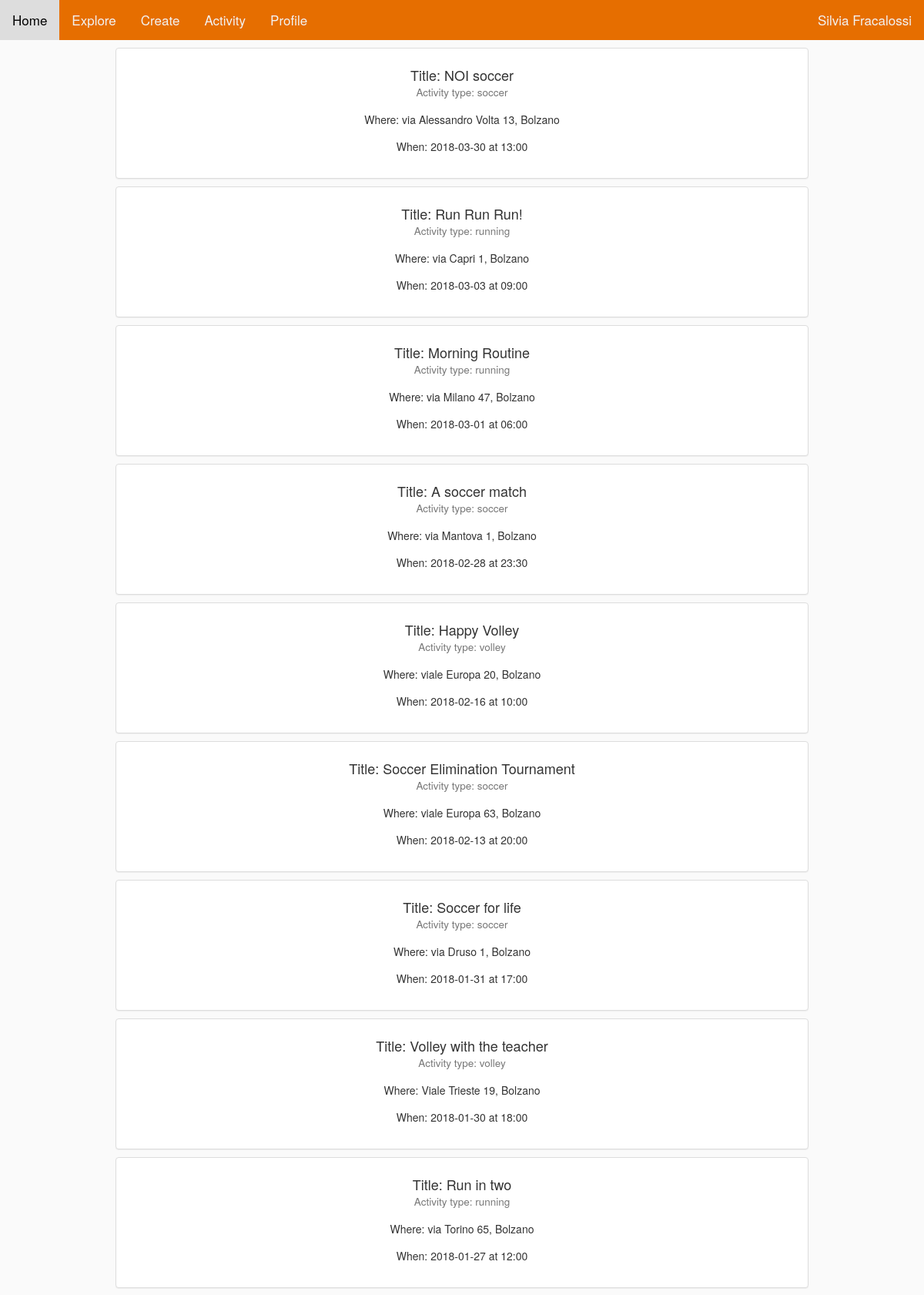
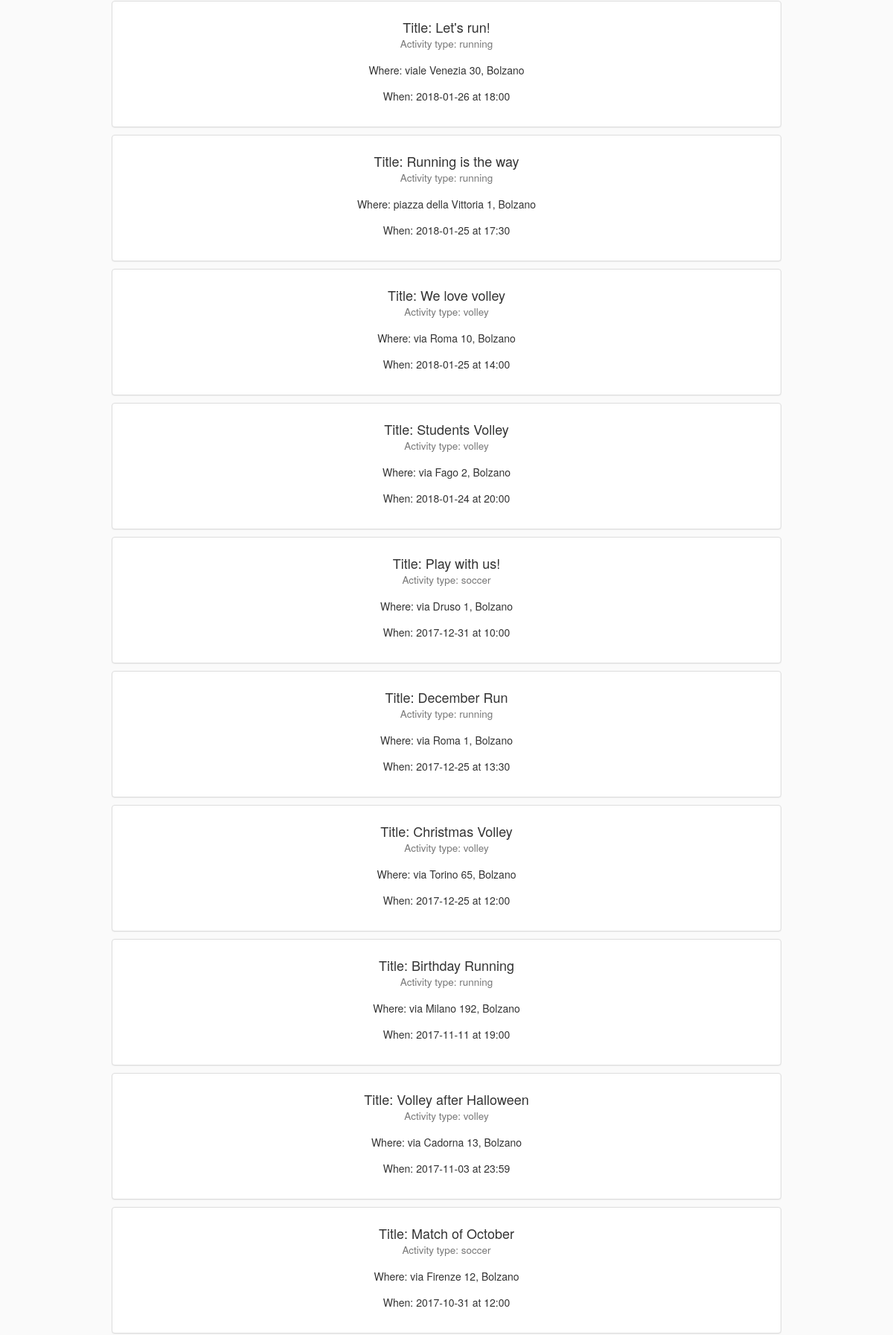
Screenshot of /NOSTRIFILE/SIT_OLD/activity.php (signed in, upper part) with the database file from the repository (2 pictures, top to bottom).
### tables this page shows
CREATE TABLE athletes (
    ath_id INT NOT NULL AUTO_INCREMENT,
    ath_firstname VARCHAR(20) NOT NULL,
    ath_lastname VARCHAR(20) NOT NULL,
    ath_email VARCHAR(45) NOT NULL,
    ath_username VARCHAR(25) UNIQUE NOT NULL,
    ath_password VARCHAR(32) NOT NULL,
    PRIMARY KEY (ath_id)
);

CREATE TABLE events (
    ev_id INT NOT NULL,
    ev_creator_id INT NOT NULL,
    ev_title VARCHAR(45) NOT NULL,
    ev_sport ENUM('running', 'soccer', 'volley') NOT NULL,
    ev_max_partic INT NOT NULL,
    ev_date DATE NOT NULL,
    ev_time TIME NOT NULL,
    ev_street VARCHAR(45) NOT NULL,
    ev_civic_number INT DEFAULT '1',
    ev_city VARCHAR(45) NOT NULL,
    ev_zip INT(5) NOT NULL,
    ev_lat VARCHAR(15) DEFAULT NULL,
    ev_long VARCHAR(15) DEFAULT NULL,
    ev_visibility TINYINT(1) DEFAULT '0' COMMENT '0 public, 1 private',
    ev_note VARCHAR(150) DEFAULT NULL,
    PRIMARY KEY (ev_id),
    FOREIGN KEY (ev_creator_id) REFERENCES athletes(ath_id)
);

### NOSTRIFILE/SIT_OLD/DatabaseConnector.php (called while the page is built, shortened)
<?php
$servername = "localhost";
$dbuser = "root";
$dbpass = "";
$dbname = "sit";
function getActivity(){
    global $servername, $dbuser, $dbpass, $dbname;
    $conn = new mysqli($servername, $dbuser, $dbpass, $dbname);
    $sql_now = "SELECT CURDATE() as \"date\", CURTIME() as \"time\";";
    $result_now = $conn->query($sql_now);
    if ($result_now->num_rows > 0) {
        while ($row = $result_now->fetch_assoc()) {
            $curdate = $row["date"];
            $curtime = $row["time"];
        }
    }
    else {
        echo "<script type='text/javascript'>alert('Something went wrong...\\nPlease, try again.');</script>";
        return;
    }
    $select = "SELECT ev_id, ev_creator_id, ev_title, ev_sport, ev_max_partic, ev_date, DATE_FORMAT(ev_time, '%H:%i') as ev_time, ev_street, ev_civic_number, ev_city, ev_zip, ev_lat, ev_long, ev_visibility, ev_note";
    $sql = $select." FROM events WHERE ((ev_date<'".$curdate."') OR (ev_date='".$curdate."' AND ev_time<'".$curtime."')) AND ev_visibility=0 ORDER BY ev_date DESC, ev_time DESC;";
    $result = $conn->query($sql);
    if ($result->num_rows > 0) {
        return $result;
    } else {
        return array();
    }
}
function getAthlete($id){
    global $servername, $dbuser, $dbpass, $dbname;
    $conn = new mysqli($servername, $dbuser, $dbpass, $dbname);
    $sql = "SELECT * FROM athletes WHERE ath_id LIKE \"".$id."\" LIMIT 1;";
    $result = $conn->query($sql);
    if ($result->num_rows > 0) {
        return $result;
    } else {
        return array();
    }
}
?>

### NOSTRIFILE/SIT_OLD/activity.php (the view, shortened to what this page needs)
<!DOCTYPE html>
<?php
include ("DatabaseConnector.php");
$resAth = getAthlete($_SESSION["id"]);
foreach ($resAth as $record){
    $name = $record["ath_firstname"] . " " . $record["ath_lastname"];
}
?>
<html>
<head>
    <link rel="stylesheet" href="https://maxcdn.bootstrapcdn.com/bootstrap/3.3.7/css/bootstrap.min.css">
    <link rel="stylesheet" href="global.css">
</head>
<body>
    <div class="topnav" id="myTopnav">
      <a href="home.php">Home</a>
      <a href="explore.php">Explore</a>
      <a href="create.php">Create</a>
      <a href="activity.php">Activity</a>
      <a href="profile.php">Profile</a>
      <?php echo "<a href=\"profile.php\" id=\"userBar\" style=\"float: right;\">" . $name . "</a>"; ?>
 </div>
 <?php
 $res = getActivity();
 foreach($res as $record){
    $title = $record["ev_title"];
    $sport = $record["ev_sport"];
    $date = $record["ev_date"];
    $time = $record["ev_time"];
    $city = $record["ev_city"];
    $street = $record["ev_street"];
    $civic_number = $record["ev_civic_number"];
    ?>
    <div class="panel panel-default" style="width: 75%; height: 170px; margin: 0 auto; margin-top: 10px; margin-bottom: 10px;">
       <div class="panel-body">
        <div class="row" style="text-align: center;">
            <h4>Title: <?= $title ?><br>
                <small style="text-align: center;">Activity type: <?=$sport ?></small><br>
            </h4>
        </div>
        <div class="row" style="text-align: center;">
            <h5>Where: <?= $street ?> <?= $civic_number ?>, <?= $city ?></h5>
        </div>
        <div class="row" style="text-align: center;">
            <h5>When: <?= $date ?> at <?= $time ?></h5>
        </div>
    </div>
</div>
<?php   } ?>
</body>
</html>

### NOSTRIFILE/SIT_OLD/global.css (style rules this page uses)
.topnav { background-color: #E66E00; overflow: hidden; }
.topnav a { float: left; display: block; color: #f2f2f2; text-align: center; padding: 14px 16px; text-decoration: none; font-size: 17px; }
body { background-color: #FAFAFA; }

### rows the page displays
athletes: name "Silvia Fracalossi"
events: ev_title "NOI soccer", ev_sport "soccer", ev_street "via Alessandro Volta", ev_civic_number "13", ev_city "Bolzano", ev_date "2018-03-30", time "13:00"
events: ev_title "Run Run Run!", ev_sport "running", ev_street "via Capri", ev_civic_number "1", ev_city "Bolzano", ev_date "2018-03-03", time "09:00"
events: ev_title "Morning Routine", ev_sport "running", ev_street "via Milano", ev_civic_number "47", ev_city "Bolzano", ev_date "2018-03-01", time "06:00"
events: ev_title "A soccer match", ev_sport "soccer", ev_street "via Mantova", ev_civic_number "1", ev_city "Bolzano", ev_date "2018-02-28", time "23:30"
events: ev_title "Happy Volley", ev_sport "volley", ev_street "viale Europa", ev_civic_number "20", ev_city "Bolzano", ev_date "2018-02-16", time "10:00"
events: ev_title "Soccer Elimination Tournament", ev_sport "soccer", ev_street "viale Europa", ev_civic_number "63", ev_city "Bolzano", ev_date "2018-02-13", time "20:00"
events: ev_title "Soccer for life", ev_sport "soccer", ev_street "via Druso", ev_civic_number "1", ev_city "Bolzano", ev_date "2018-01-31", time "17:00"
events: ev_title "Volley with the teacher", ev_sport "volley", ev_street "Viale Trieste", ev_civic_number "19", ev_city "Bolzano", ev_date "2018-01-30", time "18:00"
events: ev_title "Run in two", ev_sport "running", ev_street "via Torino", ev_civic_number "65", ev_city "Bolzano", ev_date "2018-01-27", time "12:00"
events: ev_title "Let's run!", ev_sport "running", ev_street "viale Venezia", ev_civic_number "30", ev_city "Bolzano", ev_date "2018-01-26", time "18:00"
events: ev_title "Running is the way", ev_sport "running", ev_street "piazza della Vittoria", ev_civic_number "1", ev_city "Bolzano", ev_date "2018-01-25", time "17:30"
events: ev_title "We love volley", ev_sport "volley", ev_street "via Roma", ev_civic_number "10", ev_city "Bolzano", ev_date "2018-01-25", time "14:00"
events: ev_title "Students Volley", ev_sport "volley", ev_street "via Fago", ev_civic_number "2", ev_city "Bolzano", ev_date "2018-01-24", time "20:00"
events: ev_title "Play with us!", ev_sport "soccer", ev_street "via Druso", ev_civic_number "1", ev_city "Bolzano", ev_date "2017-12-31", time "10:00"
events: ev_title "December Run", ev_sport "running", ev_street "via Roma", ev_civic_number "1", ev_city "Bolzano", ev_date "2017-12-25", time "13:30"
events: ev_title "Christmas Volley", ev_sport "volley", ev_street "via Torino", ev_civic_number "65", ev_city "Bolzano", ev_date "2017-12-25", time "12:00"
events: ev_title "Birthday Running", ev_sport "running", ev_street "via Milano", ev_civic_number "192", ev_city "Bolzano", ev_date "2017-11-11", time "19:00"
events: ev_title "Volley after Halloween", ev_sport "volley", ev_street "via Cadorna", ev_civic_number "13", ev_city "Bolzano", ev_date "2017-11-03", time "23:59"
events: ev_title "Match of October", ev_sport "soccer", ev_street "via Firenze", ev_civic_number "12", ev_city "Bolzano", ev_date "2017-10-31", time "12:00"
